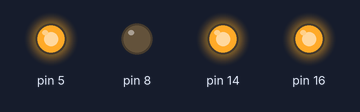
A sketch run on a simulated Arduino Uno, built with avr-gcc and run on an emulated ATmega328P. On the bench: output pins drawn as LEDs (lit = HIGH). Pins used as bus, display or sensor lines are not drawn.

Above: at 3.8 s.
At 8.3 s:
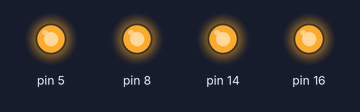
At 12.2 s:
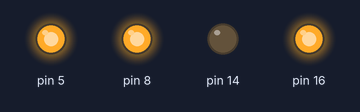
At 16.0 s:
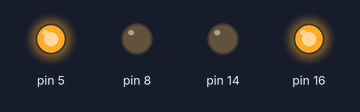
Timing chart, 0 to 17.8 s (numbered marks = the images above):
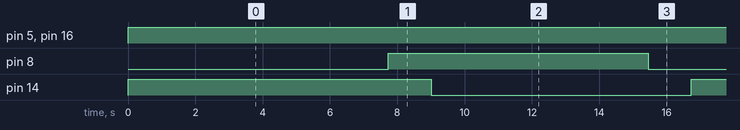

The sketch:

VerticalStepperDriver.ino
```cpp
// (licence header left out)
#include <Arduino.h>
#include "BasicStepperDriver.h"

// Motor steps per revolution. Most steppers are 200 steps or 1.8 degrees/step
#define MOTOR_STEPS 200
#define RPM 120

// Since microstepping is set externally, make sure this matches the selected mode
// If it doesn't, the motor will move at a different RPM than chosen
// 1=full step, 2=half step etc.
#define MICROSTEPS 4

// All the wires needed for full functionality
#define DIR1 8
#define STEP1 9
#define DIR2 14
#define STEP2 15
//Uncomment line to use enable/disable functionality
//#define ENABLE 13

// 2-wire basic config, microstepping is hardwired on the driver
BasicStepperDriver stepper1(MOTOR_STEPS, DIR1, STEP1);
BasicStepperDriver stepper2(MOTOR_STEPS, DIR2, STEP2);

//Uncomment line to use enable/disable functionality
//BasicStepperDriver stepper(MOTOR_STEPS, DIR, STEP, ENABLE);

void setup() {
    stepper1.begin(RPM, MICROSTEPS);
    delay(1);
    stepper2.begin(RPM, MICROSTEPS);
    pinMode(5, OUTPUT);
    pinMode(16, OUTPUT);
}

void loop() {
    digitalWrite(5, HIGH);
    digitalWrite(16, HIGH);
    // energize coils - the motor will hold position
    // stepper.enable();

    /*
     * Moving motor one full revolution using the degree notation
     */
    for (int x=0; x<3; x++){
      stepper1.rotate(-200);
      delay(1000);
      stepper2.rotate(200);
      delay(1000);
    }
    for (int x=0; x<3; x++){
      stepper1.rotate(200);
      delay(1000);
      stepper2.rotate(-200);
      delay(1000);
    }

    /*
     * Moving motor to original position using steps
     */
    //stepper.move(-MOTOR_STEPS*MICROSTEPS);

    // pause and allow the motor to be moved by hand
    // stepper.disable();
}
```

BasicStepperDriver.cpp
```cpp
// (licence header left out)
#include "BasicStepperDriver.h"

/*
 * Basic connection: only DIR, STEP are connected.
 * Microstepping controls should be hardwired.
 */
BasicStepperDriver::BasicStepperDriver(short steps, short dir_pin, short step_pin)
:motor_steps(steps), dir_pin(dir_pin), step_pin(step_pin)
{}

BasicStepperDriver::BasicStepperDriver(short steps, short dir_pin, short step_pin, short enable_pin)
:motor_steps(steps), dir_pin(dir_pin), step_pin(step_pin), enable_pin(enable_pin)
{}

/*
 * Initialize pins, calculate timings etc
 */
void BasicStepperDriver::begin(short rpm, short microsteps){
    pinMode(dir_pin, OUTPUT);
    digitalWrite(dir_pin, HIGH);

    pinMode(step_pin, OUTPUT);
    digitalWrite(step_pin, LOW);

    if IS_CONNECTED(enable_pin){
        pinMode(enable_pin, OUTPUT);
        digitalWrite(enable_pin, HIGH); // disable
    }

    this->rpm = rpm;
    setMicrostep(microsteps);

    enable();
}

/*
 * Set target motor RPM (1-200 is a reasonable range)
 */
void BasicStepperDriver::setRPM(short rpm){
    if (this->rpm == 0){        // begin() has not been called (old 1.0 code)
        begin(rpm, microsteps);
    }
    this->rpm = rpm;
}

/*
 * Set stepping mode (1:microsteps)
 * Allowed ranges for BasicStepperDriver are 1:1 to 1:128
 */
short BasicStepperDriver::setMicrostep(short microsteps){
    for (short ms=1; ms <= getMaxMicrostep(); ms<<=1){
        if (microsteps == ms){
            this->microsteps = microsteps;
            break;
        }
    }
    return this->microsteps;
}

/*
 * Set speed profile - CONSTANT_SPEED, LINEAR_SPEED (accelerated)
 * accel and decel are given in [full steps/s^2]
 */
void BasicStepperDriver::setSpeedProfile(Mode mode, short accel, short decel){
    profile.mode = mode;
    profile.accel = accel;
    profile.decel = decel;
}
void BasicStepperDriver::setSpeedProfile(struct Profile profile){
    this->profile = profile;
}

/*
 * Move the motor a given number of steps.
 * positive to move forward, negative to reverse
 */
void BasicStepperDriver::move(long steps){
    startMove(steps);
    while (nextAction());
}
/*
 * Move the motor a given number of degrees (1-360)
 */
void BasicStepperDriver::rotate(long deg){
    move(calcStepsForRotation(deg));
}
/*
 * Move the motor with sub-degree precision.
 * Note that using this function even once will add 1K to your program size
 * due to inclusion of float support.
 */
void BasicStepperDriver::rotate(double deg){
    move(calcStepsForRotation(deg));
}

/*
 * Set up a new move or alter an active move (calculate and save the parameters)
 */
void BasicStepperDriver::startMove(long steps){
    long speed;
    if (steps_remaining){
        alterMove(steps);
    } else {
        // set up new move
        dir_state = (steps >= 0) ? HIGH : LOW;
        last_action_end = 0;
        steps_remaining = abs(steps);
        step_count = 0;
        rest = 0;
        switch (profile.mode){
        case LINEAR_SPEED:
            // speed is in [steps/s]
            speed = rpm * motor_steps / 60;
            // how many steps from 0 to target rpm
            steps_to_cruise = speed * speed * microsteps / (2 * profile.accel);
            // how many steps are needed from target rpm to a full stop
            steps_to_brake = steps_to_cruise * profile.accel / profile.decel;
            if (steps_remaining < steps_to_cruise + steps_to_brake){
                // cannot reach max speed, will need to brake early
                steps_to_cruise = steps_remaining * profile.decel / (profile.accel + profile.decel);
                steps_to_brake = steps_remaining - steps_to_cruise;
            }
            // Initial pulse (c0) including error correction factor 0.676 [us]
            step_pulse = (1e+6)*0.676*sqrt(2.0f/(profile.accel*microsteps));
            break;

        case CONSTANT_SPEED:
        default:
            step_pulse = STEP_PULSE(rpm, motor_steps, microsteps);
            steps_to_cruise = 0;
            steps_to_brake = 0;
        }
    }
}
/*
 * Alter a running move by adding/removing steps
 * FIXME: This is a naive implementation and it only works well in CRUISING state
 */
void BasicStepperDriver::alterMove(long steps){
    switch (getCurrentState()){
    case ACCELERATING: // this also works but will keep the original speed target
    case CRUISING:
        if (steps >= 0){
            steps_remaining += steps;
        } else {
            steps_remaining = max(steps_to_brake, steps_remaining+steps);
        };
        break;
    case DECELERATING:
        // would need to start accelerating again -- NOT IMPLEMENTED
        break;
    case STOPPED:
        startMove(steps);
        break;
    }
}
/*
 * Brake early.
 */
void BasicStepperDriver::startBrake(void){
    switch (getCurrentState()){
    case CRUISING:  // this applies to both CONSTANT_SPEED and LINEAR_SPEED modes
        steps_remaining = steps_to_brake;
        break;

    case ACCELERATING:
        steps_remaining = step_count * profile.accel / profile.decel;
        break;

    default:
        break; // nothing to do if already stopped or braking
    }
}
/*
 * Stop movement immediately.
 */
void BasicStepperDriver::stop(void){
    steps_remaining = 0;
}
/*
 * Return calculated time to complete the given move
 */
long BasicStepperDriver::getTimeForMove(long steps){
    long t;
    switch (profile.mode){
        case LINEAR_SPEED:
            startMove(steps);
            t = sqrt(2 * steps_to_cruise / profile.accel) +
                (steps_remaining - steps_to_cruise - steps_to_brake) * STEP_PULSE(rpm, motor_steps, microsteps) +
                sqrt(2 * steps_to_brake / profile.decel);
            break;
        case CONSTANT_SPEED:
        default:
            t = STEP_PULSE(rpm, motor_steps, microsteps);
    }
    return t;
}
/*
 * Move the motor an integer number of degrees (360 = full rotation)
 * This has poor precision for small amounts, since step is usually 1.8deg
 */
void BasicStepperDriver::startRotate(long deg){
    startMove(calcStepsForRotation(deg));
}
/*
 * Move the motor with sub-degree precision.
 * Note that calling this function will increase program size substantially
 * due to inclusion of float support.
 */
void BasicStepperDriver::startRotate(double deg){
    startMove(calcStepsForRotation(deg));
}

/*
 * calculate the interval til the next pulse
 */
void BasicStepperDriver::calcStepPulse(void){
    if (steps_remaining <= 0){  // this should not happen, but avoids strange calculations
        return;
    }

    steps_remaining--;
    step_count++;

    if (profile.mode == LINEAR_SPEED){
        switch (getCurrentState()){
        case ACCELERATING:
            step_pulse = step_pulse - (2*step_pulse+rest)/(4*step_count+1);
            rest = (step_count < steps_to_cruise) ? (2*step_pulse+rest) % (4*step_count+1) : 0;
            break;

        case DECELERATING:
            step_pulse = step_pulse - (2*step_pulse+rest)/(-4*steps_remaining+1);
            rest = (2*step_pulse+rest) % (-4*steps_remaining+1);
            break;

        default:
            break; // no speed changes
        }
    }
}
/*
 * Yield to step control
 * Toggle step and return time until next change is needed (micros)
 */
long BasicStepperDriver::nextAction(void){
    if (steps_remaining > 0){
        delayMicros(next_action_interval, last_action_end);
        /*
         * DIR pin is sampled on rising STEP edge, so it is set first
         */
        digitalWrite(dir_pin, dir_state);
        digitalWrite(step_pin, HIGH);
        unsigned m = micros();
        long pulse = step_pulse; // save value because calcStepPulse() will overwrite it
        calcStepPulse();
        m = micros() - m;
        // We should pull HIGH for 1-2us (step_high_min)
        if (m < step_high_min){ // fast MCPU or CONSTANT_SPEED
            delayMicros(step_high_min-m);
            m = step_high_min;
        };
        digitalWrite(step_pin, LOW);
        // account for calcStepPulse() execution time; sets ceiling for max rpm on slower MCUs
        last_action_end = micros();
        next_action_interval = (pulse > m) ? pulse - m : 1;
    } else {
        // end of move
        last_action_end = 0;
        next_action_interval = 0;
    }
    return next_action_interval;
}

enum BasicStepperDriver::State BasicStepperDriver::getCurrentState(void){
    enum State state;
    if (steps_remaining <= 0){
        state = STOPPED;
    } else {
        if (steps_remaining <= steps_to_brake){
            state = DECELERATING;
        } else if (step_count <= steps_to_cruise){
            state = ACCELERATING;
        } else {
            state = CRUISING;
        }
    }
    return state;
}

/*
 * Enable/Disable the motor by setting a digital flag
 */
void BasicStepperDriver::enable(void){
    if IS_CONNECTED(enable_pin){
        digitalWrite(enable_pin, LOW);
    }
}

void BasicStepperDriver::disable(void){
    if IS_CONNECTED(enable_pin){
        digitalWrite(enable_pin, HIGH);
    }
}

short BasicStepperDriver::getMaxMicrostep(){
    return BasicStepperDriver::MAX_MICROSTEP;
}
```

BasicStepperDriver.h
```cpp
// (licence header left out)
#ifndef STEPPER_DRIVER_BASE_H
#define STEPPER_DRIVER_BASE_H
#include <Arduino.h>

// used internally by the library to mark unconnected pins
#define PIN_UNCONNECTED -1
#define IS_CONNECTED(pin) (pin != PIN_UNCONNECTED)

/*
 * calculate the step pulse in microseconds for a given rpm value.
 * 60[s/min] * 1000000[us/s] / microsteps / steps / rpm
 */
#define STEP_PULSE(steps, microsteps, rpm) (60*1000000L/steps/microsteps/rpm)

// don't call yield if we have a wait shorter than this
#define MIN_YIELD_MICROS 50

/*
 * Basic Stepper Driver class.
 * Microstepping level should be externally controlled or hardwired.
 */
class BasicStepperDriver {
public:
    enum Mode {CONSTANT_SPEED, LINEAR_SPEED};
    enum State {STOPPED, ACCELERATING, CRUISING, DECELERATING};
    struct Profile {
        Mode mode = CONSTANT_SPEED;
        short accel = 1000;     // acceleration [steps/s^2]
        short decel = 1000;     // deceleration [steps/s^2]
    };
    static inline void delayMicros(unsigned long delay_us, unsigned long start_us = 0){
        if (delay_us){
            if (!start_us){
                start_us = micros();
            }
            if (delay_us > MIN_YIELD_MICROS){
                yield();
            }
            // See https://www.gammon.com.au/millis
            while (micros() - start_us < delay_us);
        }
    }

private:
    // calculation remainder to be fed into successive steps to increase accuracy (Atmel DOC8017)
    long rest;
    unsigned long last_action_end = 0;
    unsigned long next_action_interval = 0;

protected:
    /*
     * Motor Configuration
     */
    short motor_steps;           // motor steps per revolution (usually 200)

    /*
     * Driver Configuration
     */
    short dir_pin;
    short step_pin;
    short enable_pin = PIN_UNCONNECTED;
    // Get max microsteps supported by the device
    virtual short getMaxMicrostep();
    // current microstep level (1,2,4,8,...), must be < getMaxMicrostep()
    short microsteps = 1;
    // tWH(STEP) pulse duration, STEP high, min value (us)
    static const int step_high_min = 1;
    // tWL(STEP) pulse duration, STEP low, min value (us)
    static const int step_low_min = 1;
    // tWAKE wakeup time, nSLEEP inactive to STEP (us)
    static const int wakeup_time = 0;

    short rpm = 0;

    /*
     * Movement state
     */
    struct Profile profile;

    long step_count;        // current position
    long steps_remaining;   // to complete the current move (absolute value)
    long steps_to_cruise;   // steps to reach cruising (max) rpm
    long steps_to_brake;    // steps needed to come to a full stop
    long step_pulse;        // step pulse duration (microseconds)

    // DIR pin state
    short dir_state;

    void calcStepPulse(void);

    // this is internal because one can call the start methods while CRUISING to get here
    void alterMove(long steps);

private:
    // microstep range (1, 16, 32 etc)
    static const short MAX_MICROSTEP = 128;

public:
    /*
     * Basic connection: DIR, STEP are connected.
     */
    BasicStepperDriver(short steps, short dir_pin, short step_pin);
    BasicStepperDriver(short steps, short dir_pin, short step_pin, short enable_pin);
    /*
     * Initialize pins, calculate timings etc
     */
    void begin(short rpm=60, short microsteps=1);
    /*
     * Set current microstep level, 1=full speed, 32=fine microstepping
     * Returns new level or previous level if value out of range
     */
    virtual short setMicrostep(short microsteps);
    short getMicrostep(void){
        return microsteps;
    }
    short getSteps(void){
        return motor_steps;
    }
    /*
     * Set target motor RPM (1-200 is a reasonable range)
     */
    void setRPM(short rpm);
    short getRPM(void){
        return rpm;
    };
    short getCurrentRPM(void){
        return (short)(60*1000000L / step_pulse / microsteps / motor_steps);
    }
    /*
     * Set speed profile - CONSTANT_SPEED, LINEAR_SPEED (accelerated)
     * accel and decel are given in [full steps/s^2]
     */
    void setSpeedProfile(Mode mode, short accel=1000, short decel=1000);
    void setSpeedProfile(struct Profile profile);
    struct Profile getSpeedProfile(void){
        return profile;
    }
    short getAcceleration(void){
        return profile.accel;
    }
    short getDeceleration(void){
        return profile.decel;
    }
    /*
     * Move the motor a given number of steps.
     * positive to move forward, negative to reverse
     */
    void move(long steps);
    /*
     * Rotate the motor a given number of degrees (1-360)
     */
    void rotate(long deg);
    inline void rotate(int deg){
        rotate((long)deg);
    };
    /*
     * Rotate using a float or double for increased movement precision.
     */
    void rotate(double deg);
    /*
     * Turn off/on motor to allow the motor to be moved by hand/hold the position in place
     */
    void enable(void);
    void disable(void);
    /*
     * Methods for non-blocking mode.
     * They use more code but allow doing other operations between impulses.
     * The flow has two parts - start/initiate followed by looping with nextAction.
     * See NonBlocking example.
     */
    /*
     * Initiate a move over known distance (calculate and save the parameters)
     * Pick just one based on move type and distance type.
     */
    void startMove(long steps);
    inline void startRotate(int deg){
        startRotate((long)deg);
    };
    void startRotate(long deg);
    void startRotate(double deg);
    /*
     * Toggle step at the right time and return time until next change is needed (micros)
     */
    long nextAction(void);
    /*
     * Optionally, call this to begin braking (and then stop) early
     * For constant speed, this is the same as stop()
     */
    void startBrake(void);
    /*
     * Immediate stop
     */
    void stop(void);
    /*
     * State querying
     */
    enum State getCurrentState(void);

    /*
     * Return calculated time to complete the given move
     */
    long getTimeForMove(long steps);
    /*
     * Calculate steps needed to rotate requested angle, given in degrees
     */
    long calcStepsForRotation(long deg){
        return deg * motor_steps * (long)microsteps / 360;
    }
    long calcStepsForRotation(double deg){
        return deg * motor_steps * microsteps / 360;
    }
};
#endif // STEPPER_DRIVER_BASE_H
```

Measured:
- by itself, pin 5, pin 16: LOW → HIGH at 0.00 s
- by itself, pin 8, pin 14: alternates HIGH for 7.7 s and LOW for 7.7 s
- by itself, everything shown: repeats every 15.4 s, in 4 steps
